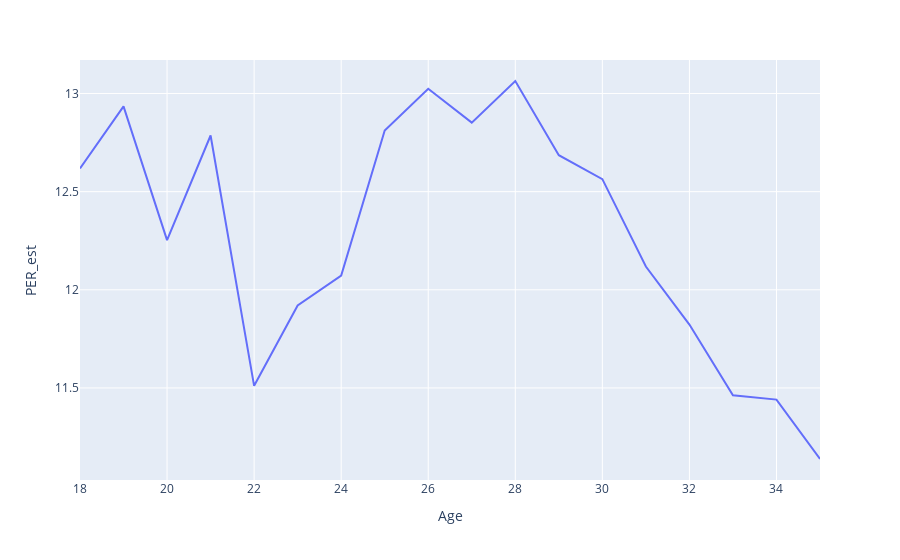

The cell this chart's notebook holds for it:
### Code cell
x = df.groupby(['Age']).mean()
x.reset_index(inplace=True)
fig = px.line(x, x = 'Age', y='PER_est')
fig.show()

### Figure 1 — Plotly figure (JSON) as saved in the notebook; plotly's stock layout.template omitted (floating-point values rounded to 4 significant figures)
{"data": [{"hoverlabel": {"namelength": 0}, "hovertemplate": "Age=%{x}<br>PER_est=%{y}", "legendgroup": "", "line": {"color": "#636efa", "dash": "solid"}, "mode": "lines", "name": "", "showlegend": false, "type": "scatter", "x": [18, 19, 20, 21, 22, 23, 24, 25, 26, 27, 28, 29, 30, 31, 32, 33, 34, 35], "xaxis": "x", "y": [12.62, 12.93, 12.25, 12.79, 11.51, 11.92, 12.07, 12.81, 13.02, 12.85, 13.06, 12.69, 12.56, 12.12, 11.82, 11.46, 11.44, 11.14], "yaxis": "y"}], "layout": {"legend": {"tracegroupgap": 0}, "margin": {"t": 60}, "xaxis": {"anchor": "y", "domain": [0, 1], "title": {"text": "Age"}}, "yaxis": {"anchor": "x", "domain": [0, 1], "title": {"text": "PER_est"}}}}
